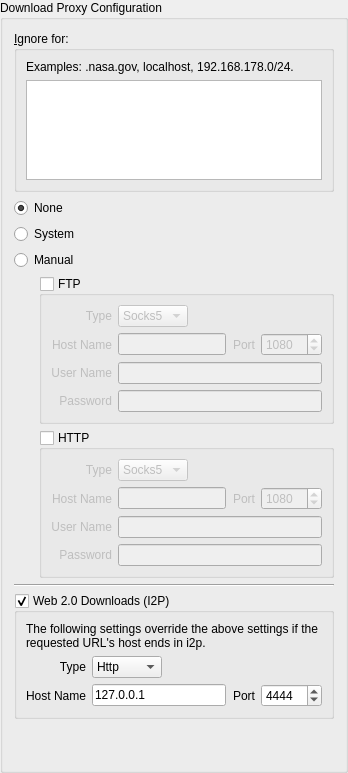
                 <widget class="QGroupBox" name="downloadProxyGroupBox">
                  <property name="title">
                   <string>Download Proxy Configuration</string>
                  </property>
                  <property name="checked">
                   <bool>false</bool>
                  </property>
                  <layout class="QVBoxLayout" name="verticalLayout_6">
                   <item>
                    <widget class="QGroupBox" name="groupBox_5">
                     <property name="title">
                      <string>&amp;Ignore for:</string>
                     </property>
                     <layout class="QVBoxLayout" name="verticalLayout_27">
                      <item>
                       <widget class="QLabel" name="label_77">
                        <property name="text">
                         <string>Examples: .nasa.gov, localhost, 192.168.178.0/24.</string>
                        </property>
                        <property name="wordWrap">
                         <bool>true</bool>
                        </property>
                       </widget>
                      </item>
                      <item>
                       <widget class="QTextEdit" name="downloadProxyIgnore">
                        <property name="maximumSize">
                         <size>
                          <width>16777215</width>
                          <height>100</height>
                         </size>
                        </property>
                       </widget>
                      </item>
                     </layout>
                    </widget>
                   </item>
                   <item>
                    <widget class="QRadioButton" name="downloadProxyNoneRadio">
                     <property name="text">
                      <string>None</string>
                     </property>
                     <property name="checked">
                      <bool>true</bool>
                     </property>
                    </widget>
                   </item>
                   <item>
                    <widget class="QRadioButton" name="downloadProxySystemRadio">
                     <property name="text">
                      <string>System</string>
                     </property>
                     <property name="checked">
                      <bool>false</bool>
                     </property>
                    </widget>
                   </item>
                   <item>
                    <widget class="QRadioButton" name="downloadProxyManualRadio">
                     <property name="text">
                      <string>Manual</string>
                     </property>
                    </widget>
                   </item>
                   <item>
                    <layout class="QVBoxLayout" name="verticalLayout_20">
                     <property name="leftMargin">
                      <number>25</number>
                     </property>
                     <item>
                      <widget class="QGroupBox" name="downloadFtpProxyGroupBox">
                       <property name="title">
                        <string>FTP</string>
                       </property>
                       <property name="checkable">
                        <bool>true</bool>
                       </property>
                       <property name="checked">
                        <bool>false</bool>
                       </property>
                       <layout class="QGridLayout" name="gridLayout_3">
                        <item row="0" column="0">
                         <widget class="QLabel" name="label_72">
                          <property name="text">
                           <string>Type</string>
                          </property>
                          <property name="alignment">
                           <set>Qt::AlignRight|Qt::AlignTrailing|Qt::AlignVCenter</set>
                          </property>
                         </widget>
                        </item>
                        <item row="0" column="1">
                         <layout class="QHBoxLayout" name="horizontalLayout_48">
                          <item>
                           <widget class="QComboBox" name="downloadFtpProxyType">
                            <property name="sizeAdjustPolicy">
                             <enum>QComboBox::AdjustToContents</enum>
                            </property>
                            <item>
                             <property name="text">
                              <string>Socks5</string>
                             </property>
                            </item>
                           </widget>
                          </item>
                          <item>
                           <spacer name="horizontalSpacer_36">
                            <property name="orientation">
                             <enum>Qt::Horizontal</enum>
                            </property>
                            <property name="sizeHint" stdset="0">
                             <size>
                              <width>40</width>
                              <height>20</height>
                             </size>
                            </property>
                           </spacer>
                          </item>
                         </layout>
                        </item>
                        <item row="1" column="0">
                         <widget class="QLabel" name="label_71">
                          <property name="text">
                           <string>Host Name</string>
                          </property>
                          <property name="alignment">
                           <set>Qt::AlignRight|Qt::AlignTrailing|Qt::AlignVCenter</set>
                          </property>
                         </widget>
                        </item>
                        <item row="1" column="1">
                         <layout class="QHBoxLayout" name="horizontalLayout_47">
                          <item>
                           <widget class="QLineEdit" name="downloadFtpProxyHostName">
                            <property name="layoutDirection">
                             <enum>Qt::LeftToRight</enum>
                            </property>
                           </widget>
                          </item>
                          <item>
                           <widget class="QLabel" name="label_70">
                            <property name="text">
                             <string>Port</string>
                            </property>
                            <property name="alignment">
                             <set>Qt::AlignRight|Qt::AlignTrailing|Qt::AlignVCenter</set>
                            </property>
                           </widget>
                          </item>
                          <item>
                           <widget class="QSpinBox" name="downloadFtpProxyPort">
                            <property name="maximum">
                             <number>65535</number>
                            </property>
                            <property name="value">
                             <number>1080</number>
                            </property>
                           </widget>
                          </item>
                         </layout>
                        </item>
                        <item row="2" column="0">
                         <widget class="QLabel" name="label_74">
                          <property name="text">
                           <string>User Name</string>
                          </property>
                          <property name="alignment">
                           <set>Qt::AlignRight|Qt::AlignTrailing|Qt::AlignVCenter</set>
                          </property>
                         </widget>
                        </item>
                        <item row="2" column="1">
                         <widget class="QLineEdit" name="downloadFtpProxyUserName">
                          <property name="layoutDirection">
                           <enum>Qt::LeftToRight</enum>
                          </property>
                         </widget>
                        </item>
                        <item row="3" column="0">
                         <widget class="QLabel" name="label_73">
                          <property name="text">
                           <string>Password</string>
                          </property>
                          <property name="alignment">
                           <set>Qt::AlignRight|Qt::AlignTrailing|Qt::AlignVCenter</set>
                          </property>
                         </widget>
                        </item>
                        <item row="3" column="1">
                         <widget class="QLineEdit" name="downloadFtpProxyPassword">
                          <property name="layoutDirection">
                           <enum>Qt::LeftToRight</enum>
                          </property>
                          <property name="echoMode">
                           <enum>QLineEdit::Password</enum>
                          </property>
                         </widget>
                        </item>
                       </layout>
                      </widget>
                     </item>
                     <item>
                      <widget class="QGroupBox" name="downloadHttpProxyGroupBox">
                       <property name="title">
                        <string>HTTP</string>
                       </property>
                       <property name="checkable">
                        <bool>true</bool>
                       </property>
                       <property name="checked">
                        <bool>false</bool>
                       </property>
                       <layout class="QGridLayout" name="gridLayout_10">
                        <item row="0" column="0">
                         <widget class="QLabel" name="label_22">
                          <property name="text">
                           <string>Type</string>
                          </property>
                          <property name="alignment">
                           <set>Qt::AlignRight|Qt::AlignTrailing|Qt::AlignVCenter</set>
                          </property>
                         </widget>
                        </item>
                        <item row="0" column="1">
                         <layout class="QHBoxLayout" name="horizontalLayout_10">
                          <item>
                           <widget class="QComboBox" name="downloadHttpProxyType">
                            <property name="sizeAdjustPolicy">
                             <enum>QComboBox::AdjustToContents</enum>
                            </property>
                            <item>
                             <property name="text">
                              <string>Socks5</string>
                             </property>
                            </item>
                            <item>
                             <property name="text">
                              <string>Http</string>
                             </property>
                            </item>
                           </widget>
                          </item>
                          <item>
                           <spacer name="horizontalSpacer_4">
                            <property name="orientation">
                             <enum>Qt::Horizontal</enum>
                            </property>
                            <property name="sizeHint" stdset="0">
                             <size>
                              <width>40</width>
                              <height>20</height>
                             </size>
                            </property>
                           </spacer>
                          </item>
                         </layout>
                        </item>
                        <item row="1" column="0">
                         <widget class="QLabel" name="label_23">
                          <property name="text">
                           <string>Host Name</string>
                          </property>
                          <property name="alignment">
                           <set>Qt::AlignRight|Qt::AlignTrailing|Qt::AlignVCenter</set>
                          </property>
                         </widget>
                        </item>
                        <item row="1" column="1">
                         <layout class="QHBoxLayout" name="horizontalLayout_9">
                          <item>
                           <widget class="QLineEdit" name="downloadHttpProxyHostName">
                            <property name="layoutDirection">
                             <enum>Qt::LeftToRight</enum>
                            </property>
                           </widget>
                          </item>
                          <item>
                           <widget class="QLabel" name="label_37">
                            <property name="text">
                             <string>Port</string>
                            </property>
                            <property name="alignment">
                             <set>Qt::AlignRight|Qt::AlignTrailing|Qt::AlignVCenter</set>
                            </property>
                           </widget>
                          </item>
                          <item>
                           <widget class="QSpinBox" name="downloadHttpProxyPort">
                            <property name="maximum">
                             <number>65535</number>
                            </property>
                            <property name="value">
                             <number>1080</number>
                            </property>
                           </widget>
                          </item>
                         </layout>
                        </item>
                        <item row="2" column="0">
                         <widget class="QLabel" name="label_38">
                          <property name="text">
                           <string>User Name</string>
                          </property>
                          <property name="alignment">
                           <set>Qt::AlignRight|Qt::AlignTrailing|Qt::AlignVCenter</set>
                          </property>
                         </widget>
                        </item>
                        <item row="2" column="1">
                         <widget class="QLineEdit" name="downloadHttpProxyUserName">
                          <property name="layoutDirection">
                           <enum>Qt::LeftToRight</enum>
                          </property>
                         </widget>
                        </item>
                        <item row="3" column="0">
                         <widget class="QLabel" name="label_39">
                          <property name="text">
                           <string>Password</string>
                          </property>
                          <property name="alignment">
                           <set>Qt::AlignRight|Qt::AlignTrailing|Qt::AlignVCenter</set>
                          </property>
                         </widget>
                        </item>
                        <item row="3" column="1">
                         <widget class="QLineEdit" name="downloadHttpProxyPassword">
                          <property name="layoutDirection">
                           <enum>Qt::LeftToRight</enum>
                          </property>
                          <property name="echoMode">
                           <enum>QLineEdit::Password</enum>
                          </property>
                         </widget>
                        </item>
                       </layout>
                      </widget>
                     </item>
                    </layout>
                   </item>
                   <item>
                    <widget class="Line" name="line_5">
                     <property name="orientation">
                      <enum>Qt::Horizontal</enum>
                     </property>
                    </widget>
                   </item>
                   <item>
                    <widget class="QGroupBox" name="downloadI2pProxyGroupBox">
                     <property name="title">
                      <string>Web 2.0 Downloads (I2P)</string>
                     </property>
                     <property name="checkable">
                      <bool>true</bool>
                     </property>
                     <property name="checked">
                      <bool>true</bool>
                     </property>
                     <layout class="QVBoxLayout" name="verticalLayout_14">
                      <item>
                       <widget class="QLabel" name="label_52">
                        <property name="text">
                         <string>The following settings override the above settings if the requested URL's host ends in i2p.</string>
                        </property>
                        <property name="wordWrap">
                         <bool>true</bool>
                        </property>
                       </widget>
                      </item>
                      <item>
                       <layout class="QGridLayout" name="gridLayout_4">
                        <item row="0" column="0">
                         <widget class="QLabel" name="label_40">
                          <property name="text">
                           <string>Type</string>
                          </property>
                          <property name="alignment">
                           <set>Qt::AlignRight|Qt::AlignTrailing|Qt::AlignVCenter</set>
                          </property>
                         </widget>
                        </item>
                        <item row="0" column="1">
                         <layout class="QHBoxLayout" name="horizontalLayout_12">
                          <item>
                           <widget class="QComboBox" name="downloadI2pProxyType">
                            <property name="sizeAdjustPolicy">
                             <enum>QComboBox::AdjustToContents</enum>
                            </property>
                            <item>
                             <property name="text">
                              <string>Http</string>
                             </property>
                            </item>
                            <item>
                             <property name="text">
                              <string>Socks5</string>
                             </property>
                            </item>
                           </widget>
                          </item>
                          <item>
                           <spacer name="horizontalSpacer_5">
                            <property name="orientation">
                             <enum>Qt::Horizontal</enum>
                            </property>
                            <property name="sizeHint" stdset="0">
                             <size>
                              <width>40</width>
                              <height>20</height>
                             </size>
                            </property>
                           </spacer>
                          </item>
                         </layout>
                        </item>
                        <item row="1" column="0">
                         <widget class="QLabel" name="label_41">
                          <property name="text">
                           <string>Host Name</string>
                          </property>
                          <property name="alignment">
                           <set>Qt::AlignRight|Qt::AlignTrailing|Qt::AlignVCenter</set>
                          </property>
                         </widget>
                        </item>
                        <item row="1" column="1">
                         <layout class="QHBoxLayout" name="horizontalLayout_11">
                          <item>
                           <widget class="QLineEdit" name="downloadI2pProxyHostName">
                            <property name="layoutDirection">
                             <enum>Qt::LeftToRight</enum>
                            </property>
                            <property name="text">
                             <string>127.0.0.1</string>
                            </property>
                           </widget>
                          </item>
                          <item>
                           <widget class="QLabel" name="label_42">
                            <property name="text">
                             <string>Port</string>
                            </property>
                            <property name="alignment">
                             <set>Qt::AlignRight|Qt::AlignTrailing|Qt::AlignVCenter</set>
                            </property>
                           </widget>
                          </item>
                          <item>
                           <widget class="QSpinBox" name="downloadI2pProxyPort">
                            <property name="maximum">
                             <number>65535</number>
                            </property>
                            <property name="value">
                             <number>4444</number>
                            </property>
                           </widget>
                          </item>
                         </layout>
                        </item>
                       </layout>
                      </item>
                     </layout>
                    </widget>
                   </item>
                   <item>
                    <spacer name="verticalSpacer_6">
                     <property name="orientation">
                      <enum>Qt::Vertical</enum>
                     </property>
                     <property name="sizeHint" stdset="0">
                      <size>
                       <width>20</width>
                       <height>40</height>
                      </size>
                     </property>
                    </spacer>
                   </item>
                  </layout>
                 </widget>
